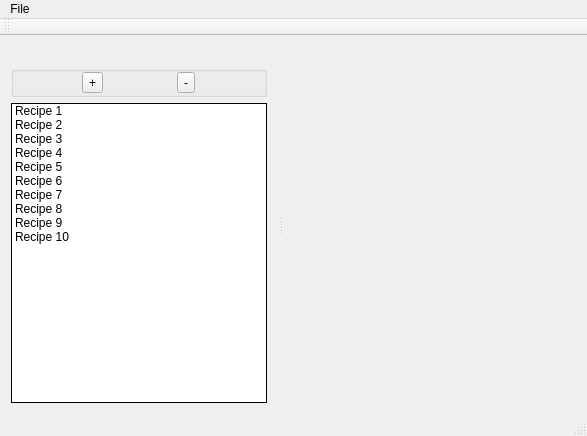
<?xml version="1.0" encoding="UTF-8"?>
<ui version="4.0">
 <class>MainWindow</class>
 <widget class="QMainWindow" name="MainWindow">
  <property name="geometry">
   <rect>
    <x>0</x>
    <y>0</y>
    <width>587</width>
    <height>436</height>
   </rect>
  </property>
  <property name="windowTitle">
   <string>Recipe Scaner</string>
  </property>
  <widget class="QWidget" name="centralWidget">
   <layout class="QHBoxLayout" name="horizontalLayout"/>
  </widget>
  <widget class="QMenuBar" name="menuBar">
   <property name="geometry">
    <rect>
     <x>0</x>
     <y>0</y>
     <width>587</width>
     <height>22</height>
    </rect>
   </property>
   <widget class="QMenu" name="menuFile">
    <property name="title">
     <string>File</string>
    </property>
    <addaction name="actionClose"/>
   </widget>
   <addaction name="menuFile"/>
  </widget>
  <widget class="QToolBar" name="mainToolBar">
   <attribute name="toolBarArea">
    <enum>TopToolBarArea</enum>
   </attribute>
   <attribute name="toolBarBreak">
    <bool>false</bool>
   </attribute>
  </widget>
  <widget class="QStatusBar" name="statusBar"/>
  <widget class="QDockWidget" name="dockWidget_2">
   <property name="features">
    <set>QDockWidget::NoDockWidgetFeatures</set>
   </property>
   <attribute name="dockWidgetArea">
    <number>1</number>
   </attribute>
   <widget class="QWidget" name="dockWidgetContents_2">
    <layout class="QVBoxLayout" name="verticalLayout">
     <item>
      <widget class="QGroupBox" name="groupBox">
       <property name="title">
        <string/>
       </property>
       <property name="alignment">
        <set>Qt::AlignLeading|Qt::AlignLeft|Qt::AlignVCenter</set>
       </property>
       <property name="flat">
        <bool>false</bool>
       </property>
       <property name="checkable">
        <bool>false</bool>
       </property>
       <layout class="QHBoxLayout">
        <property name="spacing">
         <number>-1</number>
        </property>
        <property name="sizeConstraint">
         <enum>QLayout::SetDefaultConstraint</enum>
        </property>
        <property name="leftMargin">
         <number>0</number>
        </property>
        <property name="topMargin">
         <number>0</number>
        </property>
        <property name="rightMargin">
         <number>0</number>
        </property>
        <property name="bottomMargin">
         <number>0</number>
        </property>
        <item>
         <widget class="QToolButton" name="toolButton">
          <property name="text">
           <string>+</string>
          </property>
         </widget>
        </item>
        <item>
         <widget class="QToolButton" name="toolButton_2">
          <property name="text">
           <string>-</string>
          </property>
         </widget>
        </item>
       </layout>
      </widget>
     </item>
     <item>
      <widget class="QListWidget" name="listWidget">
       <property name="autoFillBackground">
        <bool>true</bool>
       </property>
       <property name="frameShape">
        <enum>QFrame::Box</enum>
       </property>
       <property name="frameShadow">
        <enum>QFrame::Plain</enum>
       </property>
       <property name="horizontalScrollBarPolicy">
        <enum>Qt::ScrollBarAsNeeded</enum>
       </property>
       <item>
        <property name="text">
         <string>Recipe 1</string>
        </property>
       </item>
       <item>
        <property name="text">
         <string>Recipe 2</string>
        </property>
       </item>
       <item>
        <property name="text">
         <string>Recipe 3</string>
        </property>
       </item>
       <item>
        <property name="text">
         <string>Recipe 4</string>
        </property>
       </item>
       <item>
        <property name="text">
         <string>Recipe 5</string>
        </property>
       </item>
       <item>
        <property name="text">
         <string>Recipe 6</string>
        </property>
       </item>
       <item>
        <property name="text">
         <string>Recipe 7</string>
        </property>
       </item>
       <item>
        <property name="text">
         <string>Recipe 8</string>
        </property>
       </item>
       <item>
        <property name="text">
         <string>Recipe 9</string>
        </property>
       </item>
       <item>
        <property name="text">
         <string>Recipe 10</string>
        </property>
       </item>
      </widget>
     </item>
    </layout>
   </widget>
  </widget>
  <action name="actionClose">
   <property name="text">
    <string>Close</string>
   </property>
  </action>
 </widget>
 <layoutdefault spacing="6" margin="11"/>
 <resources/>
 <connections>
  <connection>
   <sender>actionClose</sender>
   <signal>triggered()</signal>
   <receiver>MainWindow</receiver>
   <slot>close()</slot>
   <hints>
    <hint type="sourcelabel">
     <x>-1</x>
     <y>-1</y>
    </hint>
    <hint type="destinationlabel">
     <x>293</x>
     <y>217</y>
    </hint>
   </hints>
  </connection>
 </connections>
</ui>
